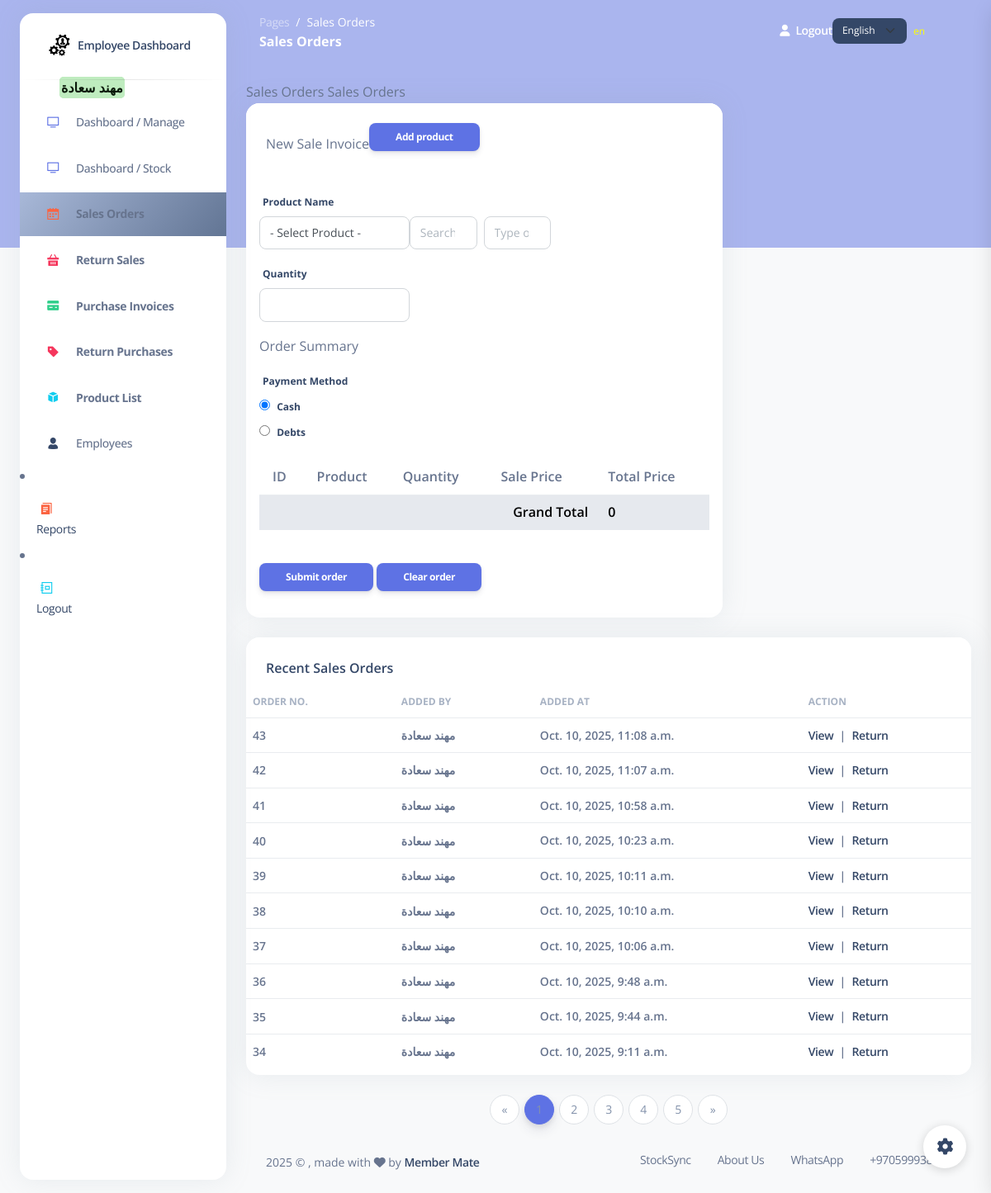
Page /sales (signed in) on the earlier database version.
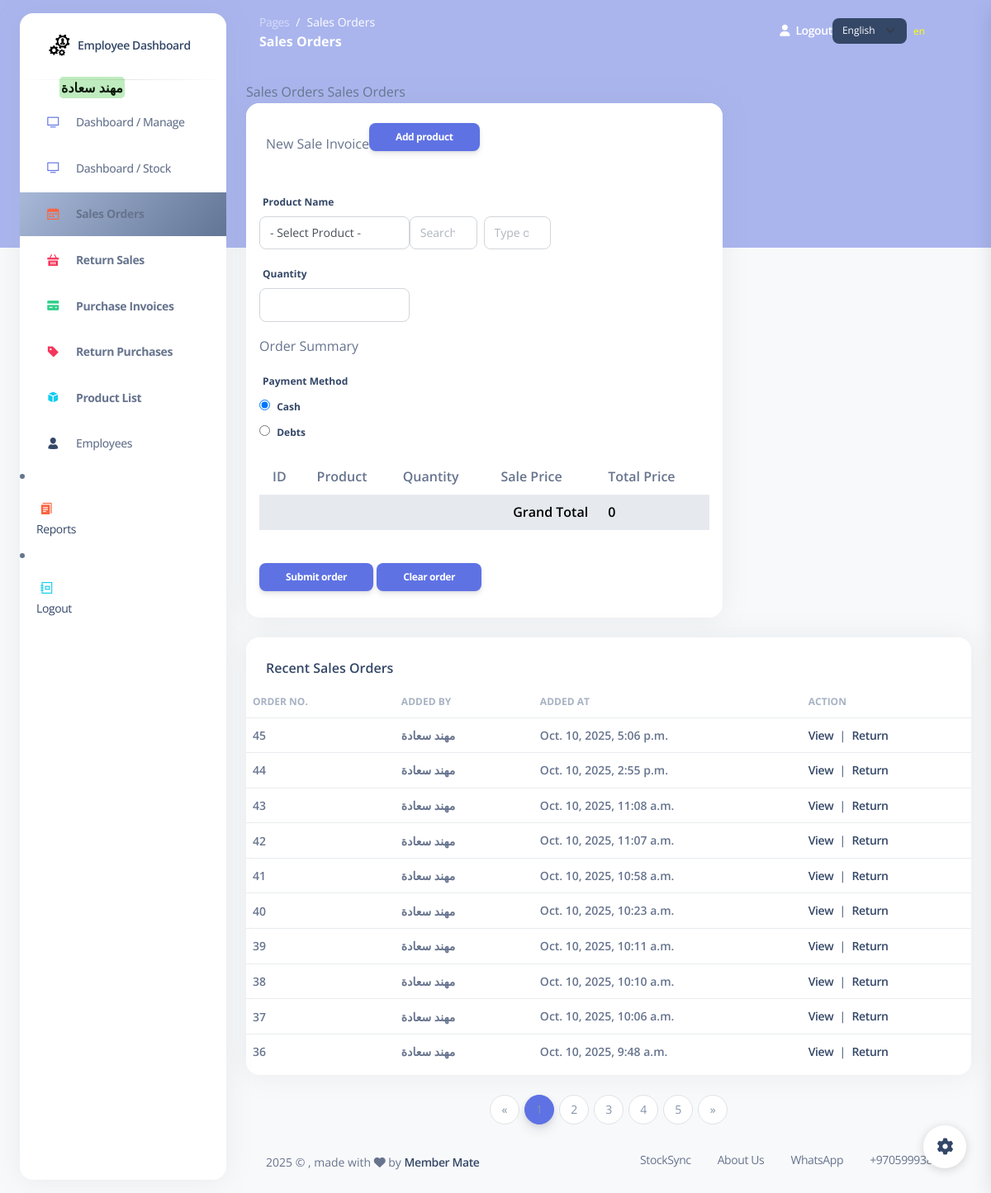
Same page on the later database version.
### my_app/models.py (models this page shows)
class Sale_order(models.Model):
    employee = models.ForeignKey(Employee , related_name="sale_orders", on_delete=models.CASCADE) # RESTRICT  deleted >>  dont delete the item or ( default="Default", on_delete=models.SET_DEFAULT)
    total_amount = models.DecimalField(max_digits=10, decimal_places=2, default=0.00) #means the total amount of the order
    invoice_pay_method = models.CharField(max_length=10, choices=pay_choices, default='cash')  # Added field
    created_at = models.DateTimeField(auto_now_add=True)
    updated_at = models.DateTimeField(auto_now=True)
    objects = Sale_orderManager()

class Employee(models.Model):
    first_name = models.CharField(max_length=255)
    last_name = models.CharField(max_length=255)
    email = models.EmailField(max_length=255)
    DOB = models.DateField()
    password = models.CharField(max_length=255)
    confirm_password = models.CharField(max_length=255)
    is_active = models.BooleanField(default=False)
    created_at = models.DateTimeField(auto_now_add=True)
    updated_at = models.DateTimeField(auto_now=True)
    objects = EmployeeManager()

### my_app/views.py (the view)
# urls.py: path('sales', views.display_sales),
def display_sales(request):
    cart = _get_sale_cart(request)
    grand_total = sum(float(item.get('total_price', 0)) for item in cart)
    orders_qs = models.get_all_sales_orders()
    orders_page_number = request.GET.get('orders_page')
    orders_paginator = Paginator(orders_qs, 10)  # 10 orders per page
    orders_page = orders_paginator.get_page(orders_page_number)
    context = {
            'sale_order': cart,
            'products': models.get_all_products(),
            'orders' : orders_page,
            'employee': models.get_employee_by_id(request.session['employee_id']),
            'grand_total': grand_total,
            'orders_paginator': orders_paginator,
        }
    return render(request , 'sale_orders.html', context )

### my_app/models.py (called while the page is built)
def get_employee_by_id(id):
    return Employee.objects.get(id=id)

def get_all_products():
    return Product.objects.all()

def get_all_sales_orders():#--------------------------------------------Mai
    return Sale_order.objects.all().order_by('-created_at')

### my_app/views.py (called while the page is built)
def _get_sale_cart(request):
    return request.session.get('sale_order', [])

### my_app/templates/sale_orders.html (shortened to what the changed rows need)
{% extends 'layouts/base.html' %}
{% load static %}
{% load i18n %}
{% block content %}
<div class="row">
    <div class="col-8">
    <div class="card mb-4">
        <div class="card-body">
            <form action="/submet_sale_order" method="post">
            <table class="table">
                <tr >
                    <th class="ps-3">{% trans "ID" %}</th>
                    <th class="ps-3">{% trans "Product" %}</th>
                    <th>{% trans "Quantity" %}</th>
                    <th class="ps-3">{% trans "Sale Price" %}</th>
                    <th class="ps-3">{% trans "Total Price" %}</th>
                </tr>
            </table>
            </div>
    </div>
    </div>
</div>
<div class="row">
    <div class="col-12">
    <div class="card mb-4">
        <div class="card-body px-0 pt-0 pb-2">
        <div class="table-responsive p-0">
            <table class="table align-items-center justify-content-center mb-0">
            <thead>
                <tr>
                <th class="text-uppercase text-secondary text-xs font-weight-bolder opacity-7 ps-2">{% trans "Order No." %}</th>
                <th class="text-uppercase text-secondary text-xs font-weight-bolder opacity-7 ps-2 ">{% trans "Added by" %}</th>
                <th class="text-uppercase text-secondary text-xs font-weight-bolder opacity-7 ps-2 ">{% trans "Added at" %}</th>
                <th class="text-uppercase text-secondary text-xs font-weight-bolder opacity-7 ps-2">{% trans "Action" %}</th>
                </tr>
            </thead>
            <tbody>
                {% for order in orders %}
                <tr>
                <td>
                    <p class="text-sm mb-0 font-weight-bold mb-0"> {{order.id}} </p>
                </td>
                <td>
                    <p class="text-sm mb-0 font-weight-bold mb-0"> {{order.employee.first_name}} {{order.employee.last_name}}</p>
                </td>
                <td>
                    <span class="text-sm mb-0 font-weight-bold">{{order.created_at}}</span>
                </td>
                <td>
                    <span class="text-sm  mb-0 font-weight-bold">
                        <a href="/view_sale_order/{{order.id}}">{% trans "View" %}</a>
                        &nbsp;|&nbsp;
                        <a href="{% url 'sale_return_create' order.id %}" class="return-link" data-return-label="{% trans "Sale" %} #{{ order.id }}">{% trans "Return" %}</a>
                    </span>
                </td>
                </tr>
                {% endfor %}
            </tbody>
            </table>
        </div>
        </div>
    </div>
    </div>
</div>
{% if orders_paginator.num_pages > 1 %}
<div class="row">
    <div class="col-12 d-flex justify-content-center">
        <nav aria-label="Orders pagination">
            <ul class="pagination">
                {% for num in orders.paginator.page_range %}
                    {% if orders.number == num %}
                        <li class="page-item active"><span class="page-link">{{ num }}</span></li>
                    {% else %}
                        <li class="page-item"><a class="page-link" href="?orders_page={{ num }}">{{ num }}</a></li>
                    {% endif %}
                {% endfor %}
            </ul>
        </nav>
    </div>
</div>
{% endif %}
{% endblock content %}

Differences in the rows shown:
no longer on this page (row unchanged): Sale_order: id "35", employee.first_name "مهند", employee.last_name "سعادة", created_at "Oct. 10, 2025, 9:44 a.m."
no longer on this page (row unchanged): Sale_order: id "34", employee.first_name "مهند", employee.last_name "سعادة", created_at "Oct. 10, 2025, 9:11 a.m."
added Sale_order: id "45", employee.first_name "مهند", employee.last_name "سعادة", created_at "Oct. 10, 2025, 5:06 p.m."
added Sale_order: id "44", employee.first_name "مهند", employee.last_name "سعادة", created_at "Oct. 10, 2025, 2:55 p.m."
